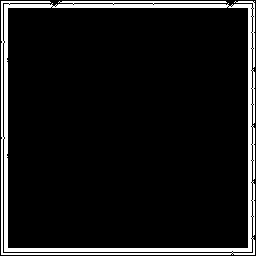

The image is a tile-based game level rendered from a .tmx file. Its description and complete source (layers, tilesets, objects, tile grids) follow:
An orthogonal 32x32 tile map with 8x8 px tiles, 2 tile layers (collision, objects) and 1 object (spawn).

<map version="1.10" tiledversion="1.11.2" orientation="orthogonal" renderorder="right-down" width="32" height="32" tilewidth="8" tileheight="8" infinite="0" nextlayerid="5" nextobjectid="8">
 <tileset firstgid="1" name="ground" tilewidth="8" tileheight="8" tilecount="1056" columns="32">
  <image source="../../assets/sprites/Terrain.png" width="256" height="264" />
 </tileset>
 <layer id="3" name="collision" width="32" height="32" locked="1">
  <data encoding="csv">
769,770,771,772,773,774,775,776,777,770,771,772,773,774,770,771,772,773,774,770,771,772,773,774,771,772,773,774,775,776,777,778,
801,0,0,0,0,0,0,0,0,0,0,0,0,0,0,0,0,0,0,0,0,0,0,0,0,0,0,0,0,0,0,906,
833,0,0,0,0,0,0,0,0,0,0,0,0,0,0,0,0,0,0,0,0,0,0,0,0,0,0,0,0,0,0,906,
865,0,0,0,0,0,0,0,0,0,0,0,0,0,0,0,0,0,0,0,0,0,0,0,0,0,0,0,0,0,0,810,
897,0,0,0,0,0,0,0,0,0,0,0,0,0,0,0,0,0,0,0,0,0,0,0,0,0,0,0,0,0,0,842,
929,0,0,0,0,0,0,0,0,0,0,0,0,0,0,0,0,0,0,0,0,0,0,0,0,0,0,0,0,0,0,874,
961,0,0,0,0,0,0,0,0,0,0,0,0,0,0,0,0,0,0,0,0,0,0,0,0,0,0,0,0,0,0,906,
993,0,0,0,0,0,0,0,0,0,0,0,0,0,0,0,0,0,0,0,0,0,0,0,0,0,0,0,0,0,0,938,
801,0,0,0,0,0,0,0,0,0,0,0,0,0,0,0,0,0,0,0,0,0,0,0,0,0,0,0,0,0,0,970,
833,0,0,0,0,0,0,0,0,0,0,0,0,0,0,0,0,0,0,0,0,0,0,0,0,0,0,0,0,0,0,1002,
865,0,0,0,0,0,0,0,0,0,0,0,0,0,0,0,0,0,0,0,0,0,0,0,0,0,0,0,0,0,0,810,
897,0,0,0,0,0,0,0,0,0,0,0,0,0,0,0,0,0,0,0,0,0,0,0,0,0,0,0,0,0,0,842,
801,0,0,0,0,0,0,0,0,0,0,0,0,0,0,0,0,0,0,0,0,0,0,0,0,0,0,0,0,0,0,874,
833,0,0,0,0,0,0,0,0,0,0,0,0,0,0,0,0,0,0,0,0,0,0,0,0,0,0,0,0,0,0,906,
865,0,0,0,0,0,0,0,0,0,0,0,0,0,0,0,0,0,0,0,0,0,0,0,0,0,0,0,0,0,0,938,
897,0,0,0,0,0,0,0,0,0,0,0,0,0,0,0,0,0,0,0,0,0,0,0,0,0,0,0,0,0,0,970,
897,0,0,0,0,0,0,0,0,0,0,0,0,0,0,0,0,0,0,0,0,0,0,0,0,0,0,0,0,0,0,1002,
929,0,0,0,0,0,0,0,0,0,0,0,0,0,0,0,0,0,0,0,0,0,0,0,0,0,0,0,0,0,0,810,
961,0,0,0,0,0,0,0,0,0,0,0,0,0,0,0,0,0,0,0,0,0,0,0,0,0,0,0,0,0,0,842,
993,0,0,0,0,0,0,0,0,0,0,0,0,0,0,0,0,0,0,0,0,0,0,0,0,0,0,0,0,0,0,874,
801,0,0,0,0,0,0,0,0,0,0,0,0,0,0,0,0,0,0,0,0,0,0,0,0,0,0,0,0,0,0,906,
833,0,0,0,0,0,0,0,0,0,0,0,0,0,0,0,0,0,0,0,0,0,0,0,0,0,0,0,0,0,0,938,
865,0,0,0,0,0,0,0,0,0,0,0,0,0,0,0,0,0,0,0,0,0,0,0,0,0,0,0,0,0,0,970,
897,0,0,0,0,0,0,0,0,0,0,0,0,0,0,0,0,0,0,0,0,0,0,0,0,0,0,0,0,0,0,1002,
801,0,0,0,0,0,0,0,0,0,0,0,0,0,0,0,0,0,0,0,0,0,0,0,0,0,0,0,0,0,0,810,
833,0,0,0,0,0,0,0,0,0,0,0,0,0,0,0,0,0,0,0,0,0,0,0,0,0,0,0,0,0,0,842,
865,0,0,0,0,0,0,0,0,0,0,0,0,0,0,0,0,0,0,0,0,0,0,0,0,0,0,0,0,0,0,874,
897,0,0,0,0,0,0,0,0,0,0,0,0,0,0,0,0,0,0,0,0,0,0,0,0,0,0,0,0,0,0,906,
833,0,0,0,0,0,0,0,0,0,0,0,0,0,0,0,0,0,0,0,0,0,0,0,0,0,0,0,0,0,0,938,
865,0,0,0,0,0,0,0,0,0,0,0,0,0,0,0,0,0,0,0,0,0,0,0,0,0,0,0,0,0,0,970,
897,0,0,0,0,0,0,0,0,0,0,0,0,0,0,0,0,0,0,0,0,0,0,0,0,0,0,0,0,0,0,1002,
1025,1026,1027,1028,1029,1030,1026,1027,1028,1029,1026,1027,1028,1029,1026,1027,1028,1029,1026,1027,1028,1029,1026,1027,1028,1029,1029,1030,1031,1032,1033,1034
</data>
 </layer>
 <layer id="1" name="objects" width="32" height="32">
  <data encoding="csv">
769,770,771,772,773,774,775,776,777,770,771,772,773,774,770,771,772,773,774,770,771,772,773,774,771,772,773,774,775,776,777,778,
801,0,0,0,0,0,0,0,0,0,0,0,0,0,0,0,0,0,0,0,0,0,0,0,0,0,0,0,0,0,0,906,
833,0,0,0,0,0,0,0,0,0,0,0,0,0,0,0,0,0,0,0,0,0,0,0,0,0,0,0,0,0,0,906,
865,0,0,0,0,0,0,0,0,0,0,0,0,0,0,0,0,0,0,0,0,0,0,0,0,0,0,0,0,0,0,810,
897,0,0,0,0,0,0,0,0,0,0,0,0,0,0,0,0,0,0,0,0,0,0,0,0,0,0,0,0,0,0,842,
929,0,0,0,0,0,0,0,0,0,0,0,0,0,0,0,0,0,0,0,0,0,0,0,0,0,0,0,0,0,0,874,
961,0,0,0,0,0,0,0,0,0,0,0,0,0,0,0,0,0,0,0,0,0,0,0,0,0,0,0,0,0,0,906,
993,0,0,0,0,0,0,0,0,0,0,0,0,0,0,0,0,0,0,0,0,0,0,0,0,0,0,0,0,0,0,938,
801,0,0,0,0,0,0,0,0,0,0,0,0,0,0,0,0,0,0,0,0,0,0,0,0,0,0,0,0,0,0,970,
833,0,0,0,0,0,0,0,0,0,0,0,0,0,0,0,0,0,0,0,0,0,0,0,0,0,0,0,0,0,0,1002,
865,0,0,0,0,0,0,0,0,0,0,0,0,0,0,0,0,0,0,0,0,0,0,0,0,0,0,0,0,0,0,810,
897,0,0,0,0,0,0,0,0,0,0,0,0,0,0,0,0,0,0,0,0,0,0,0,0,0,0,0,0,0,0,842,
801,0,0,0,0,0,0,0,0,0,0,0,0,0,0,0,0,0,0,0,0,0,0,0,0,0,0,0,0,0,0,874,
833,0,0,0,0,0,0,0,0,0,0,0,0,0,0,0,0,0,0,0,0,0,0,0,0,0,0,0,0,0,0,906,
865,0,0,0,0,0,0,0,0,0,0,0,0,0,0,0,0,0,0,0,0,0,0,0,0,0,0,0,0,0,0,938,
897,0,0,0,0,0,0,0,0,0,0,0,0,0,0,0,0,0,0,0,0,0,0,0,0,0,0,0,0,0,0,970,
897,0,0,0,0,0,0,0,0,0,0,0,0,0,0,0,0,0,0,0,0,0,0,0,0,0,0,0,0,0,0,1002,
929,0,0,0,0,0,0,0,0,0,0,0,0,0,0,0,0,0,0,0,0,0,0,0,0,0,0,0,0,0,0,810,
961,0,0,0,0,0,0,0,0,0,0,0,0,0,0,0,0,0,0,0,0,0,0,0,0,0,0,0,0,0,0,842,
993,0,0,0,0,0,0,0,0,0,0,0,0,0,0,0,0,0,0,0,0,0,0,0,0,0,0,0,0,0,0,874,
801,0,0,0,0,0,0,0,0,0,0,0,0,0,0,0,0,0,0,0,0,0,0,0,0,0,0,0,0,0,0,906,
833,0,0,0,0,0,0,0,0,0,0,0,0,0,0,0,0,0,0,0,0,0,0,0,0,0,0,0,0,0,0,938,
865,0,0,0,0,0,0,0,0,0,0,0,0,0,0,0,0,0,0,0,0,0,0,0,0,0,0,0,0,0,0,970,
897,0,0,0,0,0,0,0,0,0,0,0,0,0,0,0,0,0,0,0,0,0,0,0,0,0,0,0,0,0,0,1002,
801,0,0,0,0,0,0,0,0,0,0,0,0,0,0,0,0,0,0,0,0,0,0,0,0,0,0,0,0,0,0,810,
833,0,0,0,0,0,0,0,0,0,0,0,0,0,0,0,0,0,0,0,0,0,0,0,0,0,0,0,0,0,0,842,
865,0,0,0,0,0,0,0,0,0,0,0,0,0,0,0,0,0,0,0,0,0,0,0,0,0,0,0,0,0,0,874,
897,0,0,0,0,0,0,0,0,0,0,0,0,0,0,0,0,0,0,0,0,0,0,0,0,0,0,0,0,0,0,906,
833,0,0,0,0,0,0,0,0,0,0,0,0,0,0,0,0,0,0,0,0,0,0,0,0,0,0,0,0,0,0,938,
865,0,0,0,0,0,0,0,0,0,0,0,0,0,0,0,0,0,0,0,0,0,0,0,0,0,0,0,0,0,0,970,
897,0,0,0,0,0,0,0,0,0,0,0,0,0,0,0,0,0,0,0,0,0,0,0,0,0,0,0,0,0,0,1002,
1025,1026,1027,1028,1029,1030,1026,1027,1028,1029,1026,1027,1028,1029,1026,1027,1028,1029,1026,1027,1028,1029,1026,1027,1028,1029,1029,1030,1031,1032,1033,1034
</data>
 </layer>
 <objectgroup id="4" name="Object Layer 1">
  <object id="6" template="spawn.tx" type="spawn" x="16" y="16" />
 </objectgroup>
</map>
